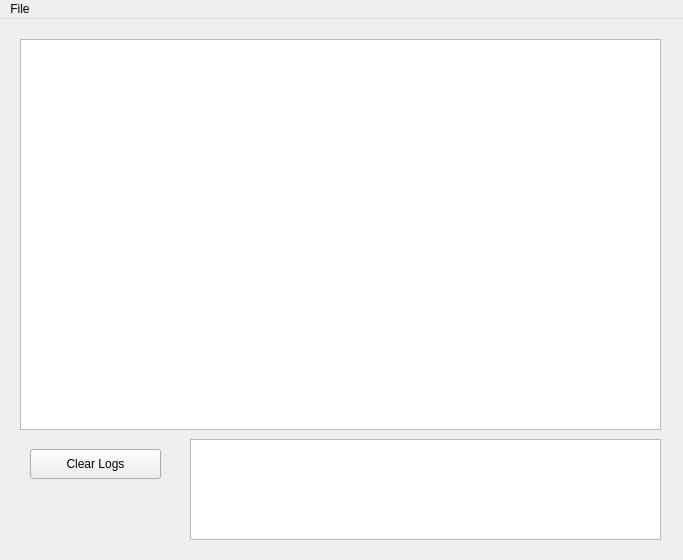
<?xml version="1.0" encoding="UTF-8"?>
<ui version="4.0">
 <class>eventLogViewer</class>
 <widget class="QMainWindow" name="eventLogViewer">
  <property name="geometry">
   <rect>
    <x>0</x>
    <y>0</y>
    <width>683</width>
    <height>560</height>
   </rect>
  </property>
  <property name="windowTitle">
   <string>Windows EventLog Viewer</string>
  </property>
  <widget class="QWidget" name="centralwidget">
   <widget class="QTreeView" name="treeView">
    <property name="geometry">
     <rect>
      <x>20</x>
      <y>20</y>
      <width>641</width>
      <height>391</height>
     </rect>
    </property>
   </widget>
   <widget class="QPushButton" name="clrLogsButton">
    <property name="geometry">
     <rect>
      <x>30</x>
      <y>430</y>
      <width>131</width>
      <height>30</height>
     </rect>
    </property>
    <property name="text">
     <string>Clear Logs</string>
    </property>
   </widget>
   <widget class="QTextEdit" name="textBrowser">
    <property name="geometry">
     <rect>
      <x>190</x>
      <y>420</y>
      <width>471</width>
      <height>101</height>
     </rect>
    </property>
    <property name="readOnly">
     <bool>true</bool>
    </property>
   </widget>
  </widget>
  <widget class="QMenuBar" name="menubar">
   <property name="geometry">
    <rect>
     <x>0</x>
     <y>0</y>
     <width>683</width>
     <height>26</height>
    </rect>
   </property>
   <widget class="QMenu" name="menuFile">
    <property name="title">
     <string>File</string>
    </property>
    <addaction name="actionLoad_Logs"/>
   </widget>
   <addaction name="menuFile"/>
  </widget>
  <action name="actionLoad_Logs">
   <property name="text">
    <string>Load Logs</string>
   </property>
  </action>
 </widget>
 <resources/>
 <connections/>
</ui>
